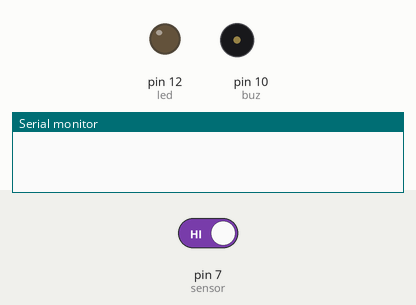
A sketch run on a simulated Arduino Uno, built with avr-gcc and run on an emulated ATmega328P. Shown: output pins drawn as LEDs (lit = HIGH), buzzer (waves = sounding), the last lines printed to the serial monitor. The test bench sets the inputs (shaded band); at power-on: pin 7 (sensor) HIGH.

Above: at 10.2 s.
10.3 s: pin 7 (sensor) driven LOW
At 10.61 s:
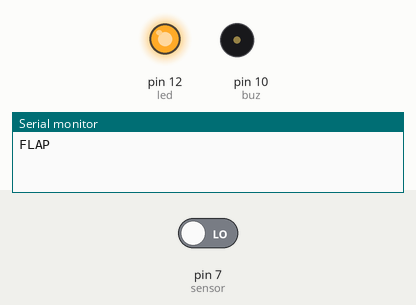
13.3 s: pin 7 (sensor) driven HIGH
At 13.7 s:
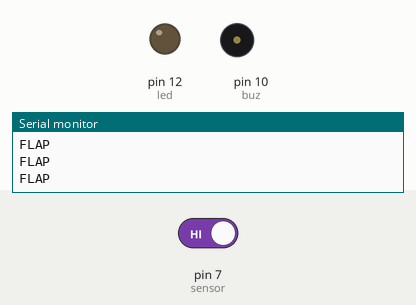
Timing chart, 0 to 16.3 s (numbered marks = the images above; inputs shaded):
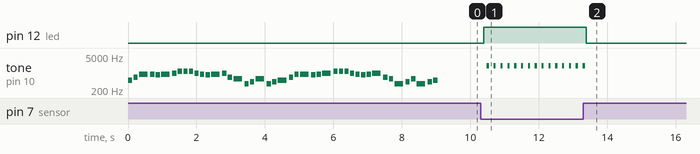

Measured:
- after the input at 10.3 s, pin 12 (led): LOW → HIGH after 0.09 s; tone on pin 10 (buz): alternates 2000 Hz for 0.06 s and silent for 0.14 s, starting after 0.19 s
- after the input at 13.3 s, pin 12 (led): HIGH → LOW after 0.09 s; tone on pin 10 (buz): goes on until 13.4 s, then stays silent

The sketch:

finalproyectard_4.ino
```cpp
int sensor = 7;
int val;
int led = 12;
int buz = 10;
int melody[] = {
  494, 659, 880, 880, 831, 880, 988, 1175, 1175, 1175, 988, 880, 831, 880, 988, 659, 587, 370, 440, 587, 370, 440, 494, 659, 880, 880, 831, 880, 988, 1175, 1175, 1175, 988, 880, 831, 880, 988, 659, 587, 370, 440, 587, 370, 440, 494
};
int noteDurations[] = {
  125, 125, 250, 125, 125, 250, 125, 125, 125, 125, 125, 125, 125, 250, 125, 125, 250, 125, 125, 250, 125, 125, 250, 125, 125, 250, 125, 125, 250, 125, 125, 125, 125, 125, 125, 125, 250, 125, 125, 250, 125, 125, 250, 125, 125, 250
};

void setup() {
  // put your setup code here, to run once:
  pinMode(sensor,INPUT);
  Serial.begin(9600);
  pinMode(led, OUTPUT);
  pinMode(buz, OUTPUT);
  for (int thisNote = 0; thisNote < sizeof(melody)/sizeof(int); thisNote++) {

    // calcular la duración de la nota
    int noteDuration = noteDurations[thisNote];
    tone(buz, melody[thisNote], noteDuration);

    // pausa entre notas
    int pauseBetweenNotes = noteDuration * 1.30;
    delay(pauseBetweenNotes);
    noTone(buz);
  }
}

void loop() {
  // put your main code here, to run repeatedly:
  val = digitalRead(sensor);
  if (val == LOW){
    digitalWrite(led, HIGH);
    delay(100);
    tone(buz, 2000, 64);
    delay(100);
    Serial.println("FLAP");
  }
  else {
    digitalWrite(led, LOW);
    delay(100);
  }
}
```
